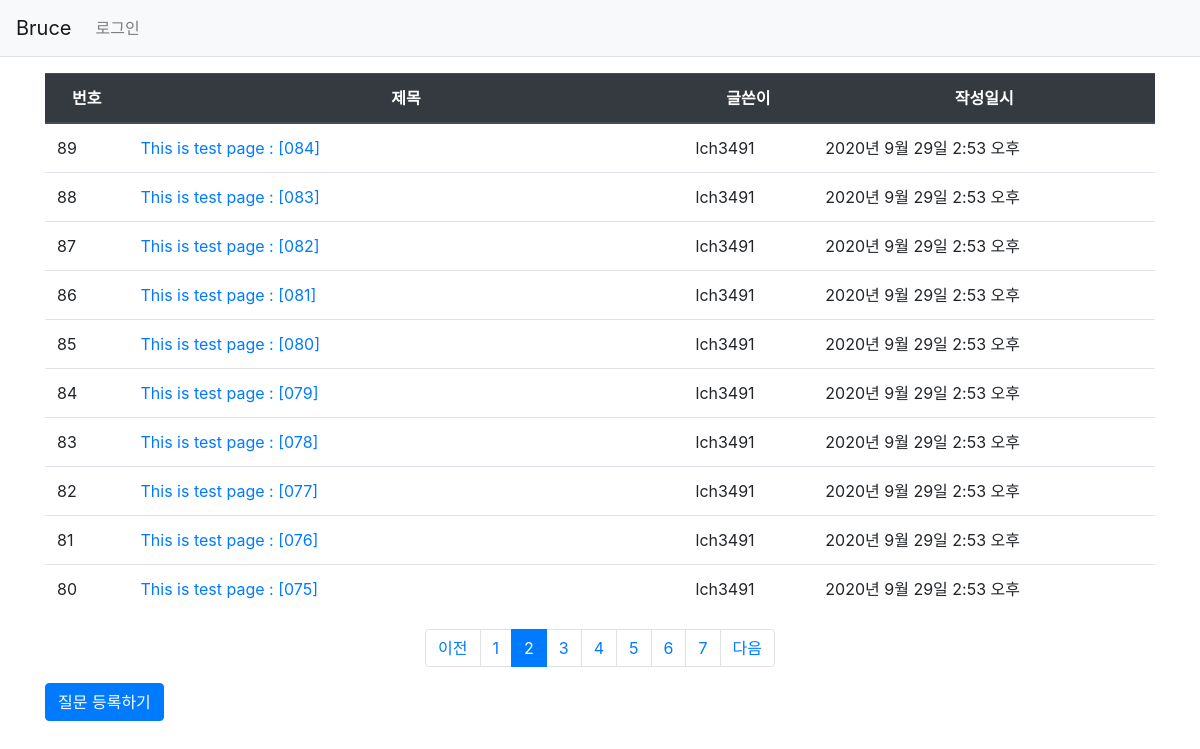
Page /pybo/?page=2 on the committed database.
### pybo/models.py (models this page shows, shortened)
class Question(models.Model):
    subject = models.CharField(max_length=200)
    content = models.TextField()
    create_date = models.DateTimeField()
    author = models.ForeignKey(User,  on_delete=models.CASCADE)
    modify_date = models.DateTimeField(null=True, blank=True)

### pybo/views/base_views.py (the view)
# urls.py: path('', base_views.index, name='index'),
def index(request):
    page = request.GET.get('page', '1')
    question_list = Question.objects.order_by('-create_date')
    paginator = Paginator(question_list, 10)
    page_obj = paginator.get_page(page)
    context = {'question_list': page_obj}
    return render(request, 'pybo/question_list.html', context)

### pybo/templatetags/pybo_filter.py (called while the page is built)
@register.filter
def sub(value, arg):
    return value - arg

### templates/pybo/question_list.html (shortened to what this page needs)
{% extends 'base.html' %}
{% load pybo_filter %}
{% block content %}
<div class="container my-3">
    <table class="table">
        <thead>
        <tr class="text-center thead-dark">
            <th>번호</th>
            <th style='width:50%'>제목</th>
            <th>글쓴이</th>
            <th>작성일시</th>
        </tr>
        </thead>
        <tbody>
        {% if question_list %}
        {% for question in question_list %}
        <tr>
            <td>{{ question_list.paginator.count|sub:question_list.start_index|sub:forloop.counter0|add:1 }}</td>
            <td class='text-left'>
                <a href="{% url 'pybo:detail' question.id %}">{{ question.subject }}</a>
            </td>
            <td>{{ question.author.username }}</td>
            <td>{{ question.create_date }}</td>
        </tr>
        {% endfor %}
        {% else %}
        <tr>
            <td colspan="3">질문이 없습니다.</td>
        </tr>
        {% endif %}
        </tbody>
    </table>
    <ul class="pagination justify-content-center">
        {% if question_list.has_previous %}
        <li class="page-item">
            <a class="page-link" href="?page={{ question_list.previous_page_number }}">이전</a>
        </li>
        {% else %}
        <li class="page-item disabled">
            <a class="page-link" tabindex="-1" aria-disabled="true" href="#">이전</a>
        </li>
        {% endif %}
        {% for page_number in question_list.paginator.page_range %}
        {% if page_number >= question_list.number|add:-5 and page_number <= question_list.number|add:5 %}
            {% if page_number == question_list.number %}
            <li class="page-item active" aria-current="page">
                <a class="page-link" href="?page={{ page_number }}">{{ page_number }}</a>
            </li>
            {% else %}
            <li class="page-item">
                <a class="page-link" href="?page={{ page_number }}">{{ page_number }}</a>
            </li>
            {% endif %}
        {% endif %}
        {% endfor %}
        {% if question_list.has_next %}
        <li class="page-item">
            <a class="page-link" href="?page={{ question_list.next_page_number }}">다음</a>
        </li>
        {% else %}
        <li class="page-item disabled">
            <a class="page-link" tabindex="-1" aria-disabled="true" href="#">다음</a>
        </li>
        {% endif %}
    </ul>
    <a href="{% url 'pybo:question_create' %}" class="btn btn-primary">질문 등록하기</a>
</div>
{% endblock %}

### rows in the picture
Question: paginator.count|sub "89", subject "This is test page : [084]", author.username "lch3491", create_date "2020년 9월 29일 2:53 오후"
Question: paginator.count|sub "88", subject "This is test page : [083]", author.username "lch3491", create_date "2020년 9월 29일 2:53 오후"
Question: paginator.count|sub "87", subject "This is test page : [082]", author.username "lch3491", create_date "2020년 9월 29일 2:53 오후"
Question: paginator.count|sub "86", subject "This is test page : [081]", author.username "lch3491", create_date "2020년 9월 29일 2:53 오후"
Question: paginator.count|sub "85", subject "This is test page : [080]", author.username "lch3491", create_date "2020년 9월 29일 2:53 오후"
Question: paginator.count|sub "84", subject "This is test page : [079]", author.username "lch3491", create_date "2020년 9월 29일 2:53 오후"
Question: paginator.count|sub "83", subject "This is test page : [078]", author.username "lch3491", create_date "2020년 9월 29일 2:53 오후"
Question: paginator.count|sub "82", subject "This is test page : [077]", author.username "lch3491", create_date "2020년 9월 29일 2:53 오후"
Question: paginator.count|sub "81", subject "This is test page : [076]", author.username "lch3491", create_date "2020년 9월 29일 2:53 오후"
Question: paginator.count|sub "80", subject "This is test page : [075]", author.username "lch3491", create_date "2020년 9월 29일 2:53 오후"

### other values in the picture
{{ page_number }} "1" "3" "4" "5" "6" "7"
{{ page_number }} "2"
